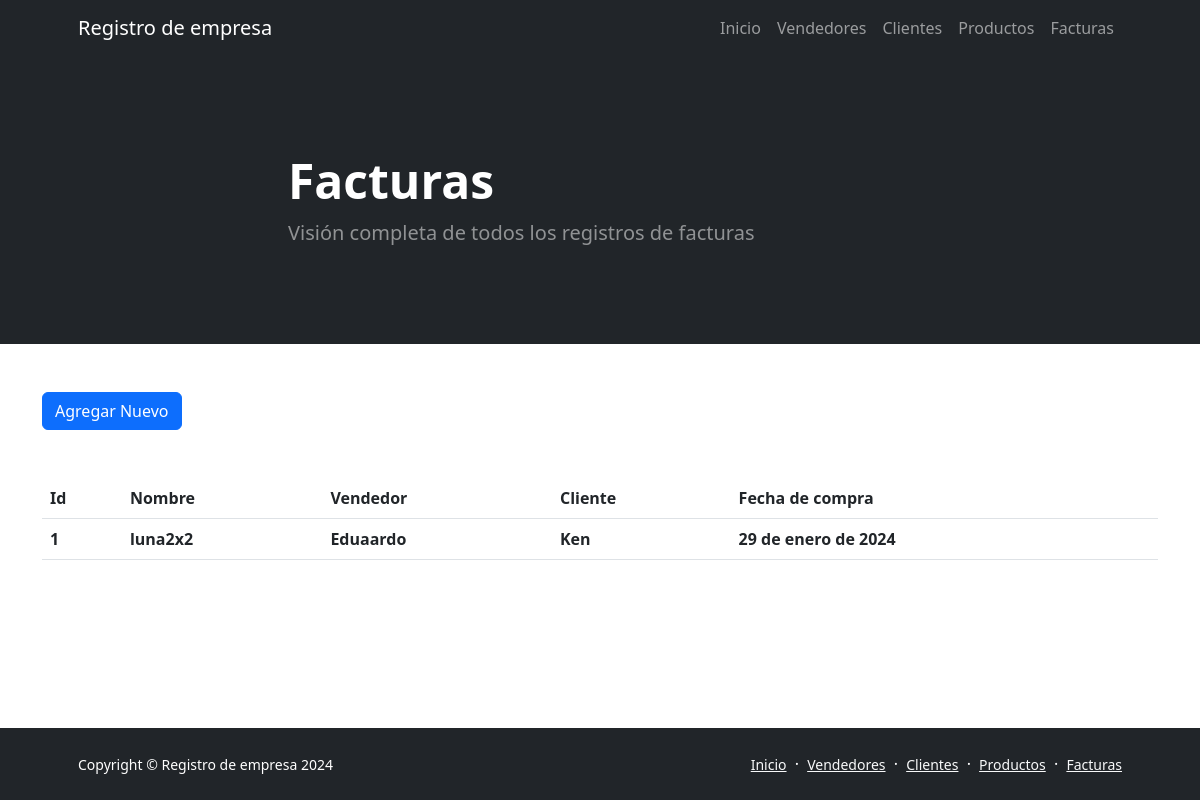
Page /facturas/ on the committed database.
### aplicacion/models.py (models this page shows, shortened)
class Facturas(models.Model):
    nombreProducto = models.CharField(max_length=50)
    nombreVendedor = models.CharField(max_length=50)
    nombreCliente = models.CharField(max_length=50)
    fechaCompra = models.DateField()

### aplicacion/views.py (the view)
# urls.py: path('facturas/', facturas, name="facturas"),
def facturas(request):
    contexto = {'facturas': Facturas.objects.all()}
    return render(request, "aplicacion/facturas.html", contexto)

### aplicacion/templates/aplicacion/facturas.html
{% extends "aplicacion/index.html" %}
{% block titulo %}
<h1 class="display-5 fw-bolder text-white mb-2">Facturas</h1>
<p class="lead fw-normal text-white-50 mb-4">Visión completa de todos los registros de facturas</p>
{% endblock titulo %}
{% block contenido %}
<a class="btn btn-primary mb-5" href="{% url 'facturas_form' %}" role="button">Agregar Nuevo</a>
<table class="table">
    <thead>
        <tr>
            <th>Id</th>
            <th>Nombre</th>
            <th>Vendedor</th>
            <th>Cliente</th>
            <th>Fecha de compra</th>
        </tr>
    </thead>
    <tbody>
    {% for c in facturas %}
        <tr>
            <th>{{ c.id }}</th>
            <th>{{ c.nombreProducto }}</th>
            <th>{{ c.nombreVendedor }}</th>
            <th>{{ c.nombreCliente }}</th>
            <th>{{ c.fechaCompra }}</th>
        </tr>
    {% endfor %}
    </tbody>
</table>
{% endblock contenido %}

### rows in the picture
Facturas: id "1", nombreProducto "luna2x2", nombreVendedor "Eduaardo", nombreCliente "Ken", fechaCompra "29 de enero de 2024"
